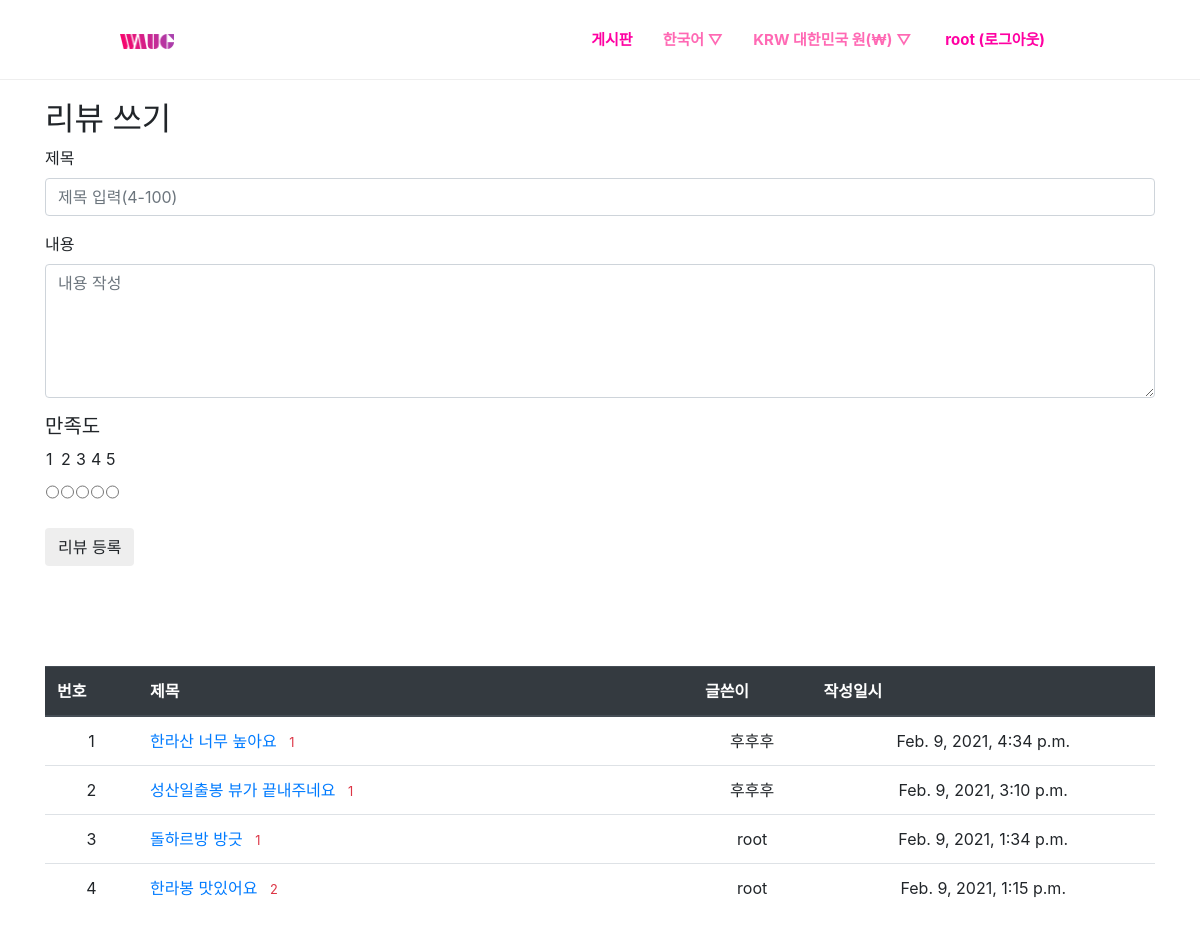
Screenshot of /community/index/ (signed in) with the database file from the repository.
### community/models.py (models this page shows, shortened)
class Review(models.Model) :
    subject = models.CharField(max_length=200)
    content = models.TextField()
    create_date = models.DateTimeField()
    author = models.ForeignKey(User, on_delete=models.CASCADE, null=True)

### community/views.py (the view)
# urls.py: path('index/', views.index, name='index'),
def index(request):
    review_list = Review.objects.order_by('-create_date')  # '-' : 역순
    context = {'review_list': review_list}
    return render(request, 'community/community.html', context)

### templates/community/community.html (shortened to what this page needs)
{% extends 'base.html' %}
{% block content %}
<div class="container" style="margin-top:100px">
  <h2>리뷰 쓰기</h2>
  <form action="{% url 'community:review_create' %}" method="post">
    <div class="form-group">
        <label for="subject">제목</label>
        <input type="text" class="form-control" id="subject"
        placeholder="제목 입력(4-100)" name="subject"
        maxlength="100" required="required"
        pattern=".{4,100}">
    </div>
    <div class="form-group">
        <label for="content">내용</label>
        <textarea class="form-control" rows="5" id="content"
        name="content" placeholder="내용 작성"></textarea>
    </div>
    <div class="form-group">
        <h5>만족도</h5>
        <table>
            <tr><td>1</td><td>2</td><td>3</td><td>4</td><td>5</td></tr>
            <tr>
                <td><input type="radio" class="form-control" name="star" value="1"></td>
                <td><input type="radio" class="form-control" name="star" value="2"></td>
                <td><input type="radio" class="form-control" name="star" value="3"></td>
                <td><input type="radio" class="form-control" name="star" value="4"></td>
                <td><input type="radio" class="form-control" name="star" value="5"></td>
            </tr>
        </table>
    </div>
    <button type="submit" style="background:#eeeeee" class="btn btn-default">리뷰 등록</button>
  </form>
</div>
{% include "community/review_list.html" %}
{% endblock %}

### templates/base.html (shortened to what this page needs)
<!DOCTYPE html>
<html lang="en">
<head>
    {% load static %}
    <link rel="stylesheet" type="text/css" href="{% static 'css/bootstrap.min.css' %}">
    <link rel="stylesheet" type="text/css" href="{% static 'css/base.css' %}">
</head>
<body>
    <div id="Wrap">
        <header>
                <a href="{% url 'main' %}"><img src="{% static 'image/waug_logo.png' %}" id="Logo"></a>
                <span id="topMenuBox"><span><a href="{% url 'community:index' %}" style="color:#FF00A2; text-decoration:none;">게시판</a></span><span>한국어 ▽</span><span>KRW 대한민국 원(₩) ▽</span>
                    <span>
                        {% if user.is_authenticated %}
                        <a href="{% url 'logout' %}" style="color:#FF00A2; text-decoration:none;">{{ user.username }} (로그아웃)</a>
                        {% else %}
                        <a href="{% url 'login' %}" style="color:#FF00A2; text-decoration:none;">로그인</a>
                        {% endif %}
                    </span>
                </span>
        </header>
    </div>
    {% block content %}
    {% endblock %}
</body>
</html>

### templates/community/review_list.html
 <div class="container" style="margin-top:100px">
    <table class="table">
        <thead>
        <tr class="thead-dark">
            <th>번호</th>
            <th style="width:50%">제목</th>
            <th>글쓴이</th>
            <th>작성일시</th>
        </tr>
        </thead>
        <tbody>
        {% if review_list %}
        {% for review in review_list %}
        <tr class="text-center">
            <td>{{ forloop.counter }}</td>
            <td class="text-left">
                <a href="{% url 'community:detail' review.id %}">{{ review.subject }}</a>
                {% if review.comment_set.count > 0 %}
                <span class="text-danger small ml-2">{{ review.comment_set.count }}</span>
                {% endif %}
            </td>
            <td>{{ review.author.username }}</td>
            <td>{{ review.create_date }}</td>
        </tr>
        {% endfor %}
        {% else %}
        <tr>
            <td colspan="3">리뷰가 없습니다.</td>
        </tr>
        {% endif %}
        </tbody>
    </table>
</div>

### static/css/base.css (style rules this page uses)
* { margin:0; }
#Wrap { width:1900px; overflow:hidden; }
header { width:100%; max-width:1900px; height:80px; line-height:80px; position:fixed; z-index:100; border-bottom:1px solid #eeeeee; font-weight:bold; background:white; }
header>span { color:#ff69b4; font-size:15px; font-weight:bold; float:right; margin-right:140px; }
header>span span { margin:15px; }
#Logo { width:4.5%; margin-left:120px; }

### rows the page displays
Review: subject "한라산 너무 높아요", comment_set.count "1", author.username "후후후", create_date "Feb. 9, 2021, 4:34 p.m."
Review: subject "성산일출봉 뷰가 끝내주네요", comment_set.count "1", author.username "후후후", create_date "Feb. 9, 2021, 3:10 p.m."
Review: subject "돌하르방 방긋", comment_set.count "1", author.username "root", create_date "Feb. 9, 2021, 1:34 p.m."
Review: subject "한라봉 맛있어요", comment_set.count "2", author.username "root", create_date "Feb. 9, 2021, 1:15 p.m."

### other values shown
{{ user.username }} "root"
